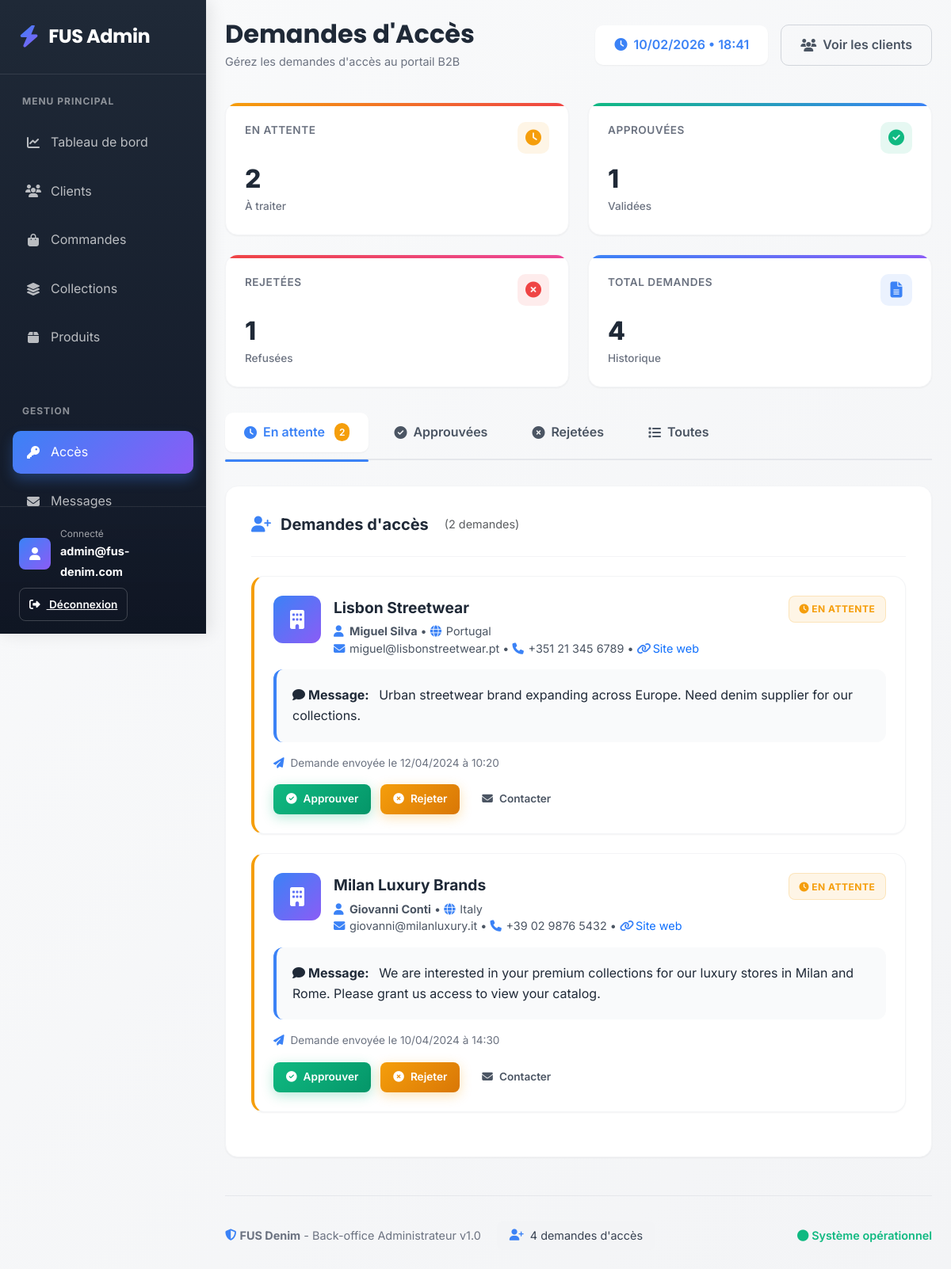
The app's page /access_requests.php (signed in) with its own data.
### tables this page shows
CREATE TABLE IF NOT EXISTS access_requests (
    id INT PRIMARY KEY AUTO_INCREMENT,
    company_name VARCHAR(255) NOT NULL,
    contact_person VARCHAR(255) NOT NULL,
    email VARCHAR(255) NOT NULL,
    phone VARCHAR(50),
    country VARCHAR(100),
    website VARCHAR(255),
    message TEXT,
    status ENUM('pending', 'approved', 'rejected') DEFAULT 'pending',
    requested_at TIMESTAMP DEFAULT CURRENT_TIMESTAMP,
    processed_at TIMESTAMP NULL,
    admin_notes TEXT,
    INDEX idx_status_req (status),
    INDEX idx_requested (requested_at)
);

### access_requests.php (the view, shortened to what this page needs)
<?php
$database = new Database();
$conn = $database->getConnection();
$status_filter = isset($_GET['status']) ? $_GET['status'] : 'pending';
$query = "SELECT * FROM access_requests WHERE 1=1";
if ($status_filter) {
    $query .= " AND status = '$status_filter'";
}
$query .= " ORDER BY requested_at DESC";
$result = $conn->query($query);
$requests = [];
if ($result) {
    while($row = $result->fetch_assoc()) {
        $requests[] = $row;
    }
}
$stats_result = $conn->query("
    SELECT status, COUNT(*) as count
    FROM access_requests
    GROUP BY status
");
$stats = ['pending' => 0, 'approved' => 0, 'rejected' => 0];
if ($stats_result) {
    while($row = $stats_result->fetch_assoc()) {
        $stats[$row['status']] = $row['count'];
    }
}
?>
<!DOCTYPE html>
<html lang="fr">
<head>
    <link href="https://cdn.jsdelivr.net/npm/bootstrap@5.3.0-alpha1/dist/css/bootstrap.min.css" rel="stylesheet">
    <link rel="stylesheet" href="https://cdnjs.cloudflare.com/ajax/libs/font-awesome/6.4.0/css/all.min.css">
</head>
<body>
    <div class="sidebar">
        <div class="logo">
            <i class="fas fa-bolt"></i>
            <h2>FUS Admin</h2>
        </div>
        <div class="nav-section">
            <div class="nav-label">Menu Principal</div>
            <a href="dashboard.php" class="nav-item">
                <i class="fas fa-chart-line"></i>
                <span>Tableau de bord</span>
            </a>
            <a href="clients.php" class="nav-item">
                <i class="fas fa-users"></i>
                <span>Clients</span>
            </a>
            <a href="order.php" class="nav-item">
                <i class="fas fa-shopping-bag"></i>
                <span>Commandes</span>
            </a>
            <a href="collection.php" class="nav-item">
                <i class="fas fa-layer-group"></i>
                <span>Collections</span>
            </a>
            <a href="products.php" class="nav-item">
                <i class="fas fa-box"></i>
                <span>Produits</span>
            </a>
        </div>
        <div class="nav-section">
            <div class="nav-label">Gestion</div>
            <a href="access_requests.php" class="nav-item active">
                <i class="fas fa-key"></i>
                <span>Accès</span>
            </a>
            <a href="messages.php" class="nav-item">
                <i class="fas fa-envelope"></i>
                <span>Messages</span>
            </a>
        </div>
        <div class="sidebar-user">
            <div class="user-card">
                <div class="user-avatar">
                    <i class="fas fa-user"></i>
                </div>
                <div class="user-info">
                    <small>Connecté</small>
                    <strong><?php echo htmlspecialchars(substr($_SESSION['user_email'], 0, 20)); ?></strong>
                </div>
            </div>
            <a href="login.php" class="logout-btn">
                <i class="fas fa-sign-out-alt me-2"></i> Déconnexion
            </a>
        </div>
    </div>
    <div class="main-content">
        <div class="header">
            <div class="header-title">
                <h1>Demandes d'Accès</h1>
                <p>Gérez les demandes d'accès au portail B2B</p>
            </div>
            <div class="header-actions">
                <div class="time-display">
                </div>
                <a href="clients.php" class="btn-outline-modern">
                    <i class="fas fa-users"></i> Voir les clients
                </a>
            </div>
        </div>
        <div class="stats-grid">
            <div class="stat-box">
                <div class="stat-header">
                    <div class="stat-label">En attente</div>
                    <div class="stat-icon">
                        <i class="fas fa-clock"></i>
                    </div>
                </div>
                <div class="stat-value"><?php echo $stats['pending']; ?></div>
                <div class="stat-trend">À traiter</div>
            </div>
            <div class="stat-box">
                <div class="stat-header">
                    <div class="stat-label">Approuvées</div>
                    <div class="stat-icon">
                        <i class="fas fa-check-circle"></i>
                    </div>
                </div>
                <div class="stat-value"><?php echo $stats['approved']; ?></div>
                <div class="stat-trend">Validées</div>
            </div>
            <div class="stat-box">
                <div class="stat-header">
                    <div class="stat-label">Rejetées</div>
                    <div class="stat-icon">
                        <i class="fas fa-times-circle"></i>
                    </div>
                </div>
                <div class="stat-value"><?php echo $stats['rejected']; ?></div>
                <div class="stat-trend">Refusées</div>
            </div>
            <div class="stat-box">
                <div class="stat-header">
                    <div class="stat-label">Total demandes</div>
                    <div class="stat-icon">
                        <i class="fas fa-file-alt"></i>
                    </div>
                </div>
                <div class="stat-value"><?php echo array_sum($stats); ?></div>
                <div class="stat-trend">Historique</div>
            </div>
        </div>
        <div class="status-tabs">
            <a class="status-tab <?php echo $status_filter == 'pending' ? 'active' : ''; ?>"
               href="?status=pending">
                <i class="fas fa-clock"></i>
                En attente
                <?php if ($stats['pending'] > 0): ?>
                <span class="ms-1" style="background: var(--accent-5); color: white; padding: 2px 6px; border-radius: 10px; font-size: 0.75rem;">
                    <?php echo $stats['pending']; ?>
                </span>
                <?php endif; ?>
            </a>
            <a class="status-tab <?php echo $status_filter == 'approved' ? 'active' : ''; ?>"
               href="?status=approved">
                <i class="fas fa-check-circle"></i>
                Approuvées
            </a>
            <a class="status-tab <?php echo $status_filter == 'rejected' ? 'active' : ''; ?>"
               href="?status=rejected">
                <i class="fas fa-times-circle"></i>
                Rejetées
            </a>
            <a class="status-tab <?php echo !$status_filter ? 'active' : ''; ?>"
               href="?">
                <i class="fas fa-list"></i>
                Toutes
            </a>
        </div>
        <div class="card-modern">
            <div class="card-header">
                <div class="card-title">
                    <i class="fas fa-user-plus"></i> Demandes d'accès
                    <span class="ms-2 text-muted" style="font-size: 0.9rem; font-weight: 400;">
                        (<?php echo count($requests); ?> demande<?php echo count($requests) > 1 ? 's' : ''; ?>)
                    </span>
                </div>
            </div>
            <?php if (empty($requests)): ?>
            <div class="empty-state">
                <i class="fas fa-door-closed"></i>
                <h4 class="mt-3 mb-2">Aucune demande <?php echo $status_filter ? ucfirst($status_filter) : ""; ?></h4>
                <p class="text-muted">
                    <?php if ($status_filter == 'pending'): ?>
                    Aucune demande d'accès en attente de traitement.
                    <?php else: ?>
                    Aucune demande trouvée pour ce filtre.
                    <?php endif; ?>
                </p>
                <a href="?" class="btn-outline-modern mt-3">
                    <i class="fas fa-eye me-2"></i>Voir toutes les demandes
                </a>
            </div>
            <?php else: ?>
            <?php foreach($requests as $index => $request): ?>
            <div class="request-card <?php echo $request['status']; ?>"
                 style="animation-delay: <?php echo ($index * 0.1) + 0.2; ?>s">
                <div class="company-info">
                    <div class="company-icon">
                        <i class="fas fa-building"></i>
                    </div>
                    <div class="company-details">
                        <div class="company-name"><?php echo htmlspecialchars($request['company_name']); ?></div>
                        <div class="company-meta">
                            <div>
                                <i class="fas fa-user"></i>
                                <strong><?php echo htmlspecialchars($request['contact_person']); ?></strong>
                                • <i class="fas fa-globe"></i> <?php echo htmlspecialchars($request['country']); ?>
                            </div>
                            <div>
                                <i class="fas fa-envelope"></i> <?php echo htmlspecialchars($request['email']); ?>
                                <?php if ($request['phone']): ?>
                                • <i class="fas fa-phone"></i> <?php echo htmlspecialchars($request['phone']); ?>
                                <?php endif; ?>
                                <?php if ($request['website']): ?>
                                • <i class="fas fa-link"></i>
                                <a href="<?php echo htmlspecialchars($request['website']); ?>" target="_blank"
                                   class="text-decoration-none">
                                    Site web
                                </a>
                                <?php endif; ?>
                            </div>
                        </div>
                    </div>
                    <div class="ms-auto">
                        <span class="status-badge badge-<?php echo $request['status']; ?>">
                            <i class="fas <?php
                                echo $request['status'] == 'pending' ? 'fa-clock' :
                                     ($request['status'] == 'approved' ? 'fa-check' : 'fa-times');
                            ?>"></i>
                            <?php
                            $status_labels = [
                                'pending' => 'En attente',
                                'approved' => 'Approuvée',
                                'rejected' => 'Rejetée'
                            ];
                            echo $status_labels[$request['status']];
                            ?>
                        </span>
                    </div>
                </div>
                <?php if ($request['message']): ?>
                <div class="message-box">
                    <strong><i class="fas fa-comment me-1"></i>Message:</strong>
                    <?php echo nl2br(htmlspecialchars($request['message'])); ?>
                </div>
                <?php endif; ?>
                <div class="request-date">
                    <div>
                        <i class="fas fa-paper-plane"></i>
                        Demande envoyée le <?php echo date('d/m/Y à H:i', strtotime($request['requested_at'])); ?>
                    </div>
                </div>
                <?php if ($request['status'] == 'pending'): ?>
                <div class="action-buttons">
                    <form method="POST" class="d-inline" id="approveForm<?php echo $request['id']; ?>">
                        <button type="submit" name="process_request"
                                class="btn-modern btn-success btn-sm-modern"
                                onclick="return confirmApprove()">
                            <i class="fas fa-check-circle"></i>Approuver
                        </button>
                    </form>
                    <button type="button"
                            class="btn-modern btn-warning btn-sm-modern"
                            onclick="showRejectModal(<?php echo $request['id']; ?>)">
                        <i class="fas fa-times-circle"></i>Rejeter
                    </button>
                    <a href="mailto:<?php echo urlencode($request['email']); ?>"
                       class="btn-outline-modern btn-sm-modern">
                        <i class="fas fa-envelope"></i>Contacter
                    </a>
                </div>
                <?php endif; ?>
            </div>
            <?php endforeach; ?>
            <?php endif; ?>
        </div>
        <div class="footer">
            <div>
                <i class="fas fa-shield-alt" style="color: var(--accent-1);"></i>
                <strong>FUS Denim</strong> - Back-office Administrateur v1.0
                <span class="stats-badge ms-3">
                    <i class="fas fa-user-plus"></i>
                    <?php echo array_sum($stats); ?> demande<?php echo array_sum($stats) > 1 ? 's' : ''; ?> d'accès
                </span>
            </div>
            <div>
                <span class="system-status">
                    <i class="fas fa-circle"></i> Système opérationnel
                </span>
            </div>
        </div>
    </div>
</body>
</html>

### records on screen
access_requests: company_name "Lisbon Streetwear", contact_person "Miguel Silva", country "Portugal", email "miguel@lisbonstreetwear.pt", phone "+351 21 345 6789", status "EN ATTENTE", message "Urban streetwear brand expanding across Europe. Need denim supplier for our collections.", requested_at "12/04/2024 à 10:20"
access_requests: company_name "Milan Luxury Brands", contact_person "Giovanni Conti", country "Italy", email "giovanni@milanluxury.it", phone "+39 02 9876 5432", status "EN ATTENTE", message "We are interested in your premium collections for our luxury stores in Milan and Rome. Please grant us access to view your catalog.", requested_at "10/04/2024 à 14:30"

### other values on screen
substr($_SESSION['user_email'], 0, 20) "admin@fus-denim.com"
$stats['pending'] "2"
$stats['approved'] "1"
$stats['rejected'] "1"
array_sum($stats) "4"
count($requests) "2"
